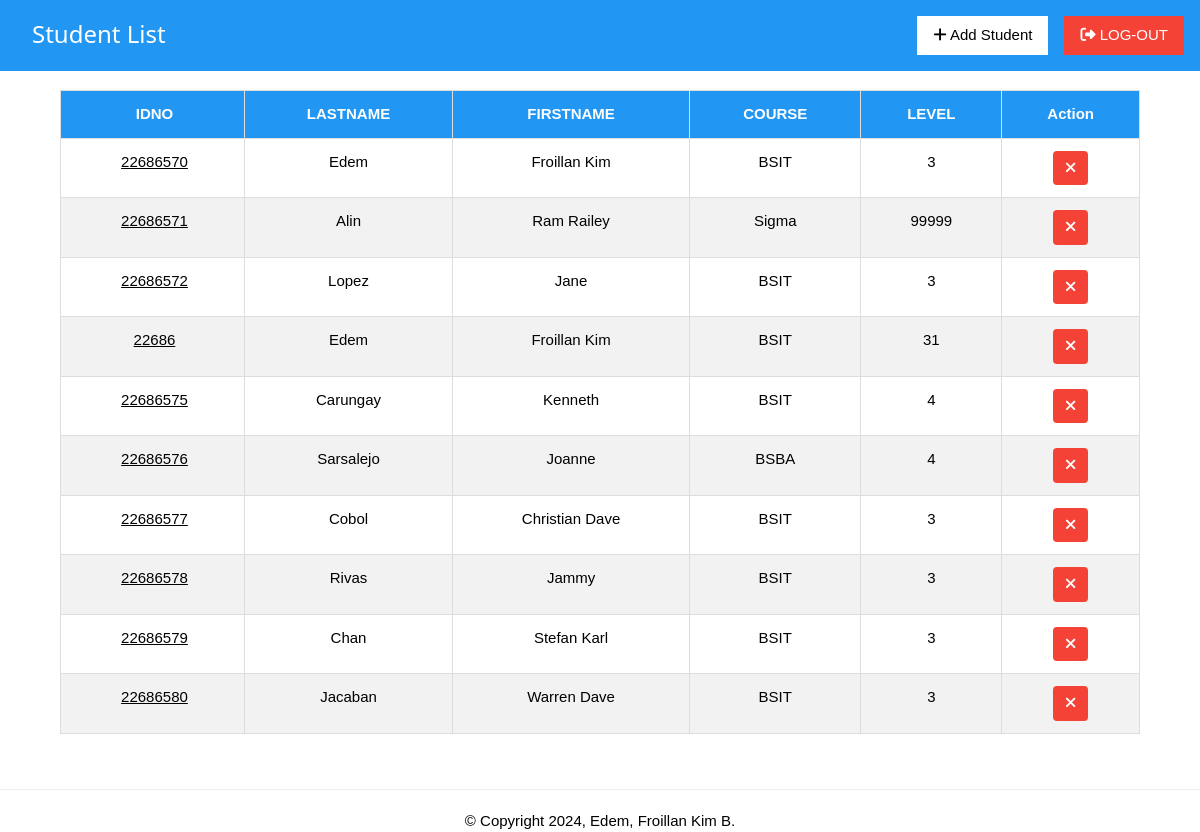
The app's page /students (signed in), older data.
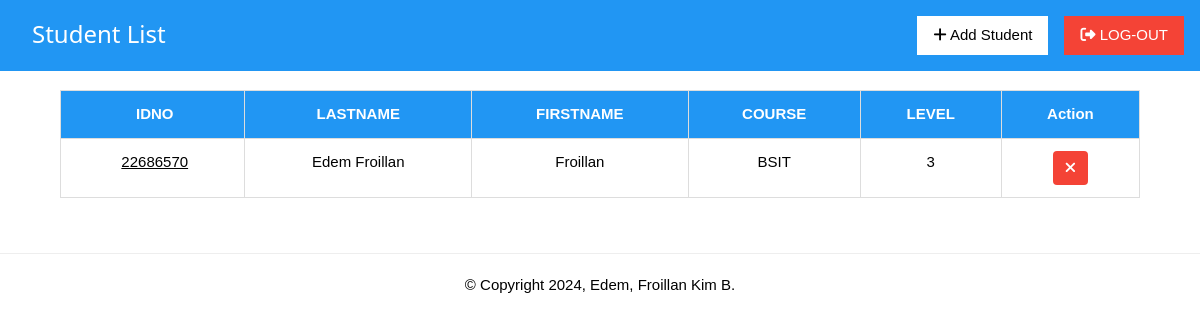
The same page, newer data.
### tables this page shows
CREATE TABLE students (
    id integer primary key autoincrement,
    idno varchar(10) unique not null,
    lastname  varchar(50) not null,
    firstname varchar(50) not null,
    course    varchar(15) not null,
    level    varchar(5) not null,
    image varchar(25) not null
);

### app.py (the view)
@app.route('/students')
def student_list():
    if 'username' in session:
        pagetitle = "Student List"
        return render_template('index.html', data=getall_records('students'), pagetitle=pagetitle, users=get_users())
    else:
        flash("Please log in first!", "warning")
        return redirect(url_for('login'))

### app.py (called while the page is built)
def get_users() -> object:
	return getall_records('students')

@app.after_request
def after_request(response):
    response.headers['Cache-Control'] = 'no-cache, no-store, must-revalidate'
    response.headers['Pragma'] = 'no-cache'
    response.headers['Expires'] = '0'
    return response

### dbhelper.py (called while the page is built)
def getprocess(sql:str) -> list:
	db:object = connect(database)
	cursor:object = db.cursor()
	cursor.row_factory = Row
	cursor.execute(sql)
	data:list = cursor.fetchall()
	cursor.close()
	return data

def getall_records(table:str) -> list:
	sql:str = f'SELECT * FROM `{table}`'
	return getprocess(sql)

### templates/index.html (shortened to what this page needs)
{% extends 'base.html' %}
{% block content %}
<div class='w3-container w3-blue w3-margin-bottom header'>
    <h3 class="w3-left w3-margin-left w3-margin-top">{{ pagetitle }}</h3>
    <nav class="navbar">
        <a href="/logout" class="w3-button w3-red w3-right w3-margin-top w3-margin-bottom" id="logout">
            <i class="fa fa-sign-out-alt"></i> LOG-OUT
        </a>
        <a href="#" class="w3-right w3-button w3-margin-right w3-white w3-margin-top" id="add" onclick="openAddStudentModal()">
            <i class="fa fa-plus"></i> Add Student
        </a>
    </nav>
</div>
<div class="w3-row-padding" id="main_container">
    <div class="w3-full">
        <table class="w3-table-all styled-table" id="table">
            <thead>
                <tr id="tr1">
                    <th class="w3-center">IDNO</th>
                    <th class="w3-center">LASTNAME</th>
                    <th class="w3-center">FIRSTNAME</th>
                    <th class="w3-center">COURSE</th>
                    <th class="w3-center">LEVEL</th>
                    <th class="w3-center">Action</th>
                </tr>
            </thead>
            <tbody>
                {% for user in users %}
                <tr id="tr2">
                    <td class="w3-center" data-cell="IDNO:">
                        <a href="#" onclick="viewrecordstudents('{{ user['image'] }}', '{{ user['idno'] }}', '{{ user['lastname'] }}', '{{ user['firstname'] }}', '{{ user['course'] }}', '{{ user['level'] }}')">
                            {{ user["idno"] }}
                        </a>
                    </td>
                    <td class="w3-center" data-cell="LASTNAME:">{{ user["lastname"] }}</td>
                    <td class="w3-center" data-cell="FIRSTNAME:">{{ user["firstname"] }}</td>
                    <td class="w3-center" data-cell="COURSE:">{{ user["course"] }}</td>
                    <td class="w3-center" data-cell="LEVEL:">{{ user["level"] }}</td>
                    <td class="w3-center" data-cell="ACTION:">
                        <button class="w3-button w3-red delete-btn delete" onclick="openCustomAlert('{{ user['idno'] }}')">
                            <i class="fas fa-times"></i>
                        </button>
                    </td>
                </tr>
                {% endfor %}
            </tbody>
        </table>
    </div>
</div>
{% endblock %}

### templates/base.html (shortened to what this page needs)
<!DOCTYPE html>
<html>
	<head>
		<link rel='stylesheet' href="../static/css/w3.css">
		<link rel="stylesheet" href="{{ url_for('static', filename='font-awesome/css/all.min.css') }}">
	</head>
	<body>
	    <div>
	        {% block content %}
	        {% endblock %}
	    </div>
	    <hr>
	    <div class='w3-center'>
	    	&copy; Copyright 2024, Edem, Froillan Kim B.
	    </div>
	</body>
</html>

### static/css/w3.css (style rules this page uses)
html { box-sizing:border-box }
*,*:before,*:after { box-sizing:inherit }
html { -ms-text-size-adjust:100%;-webkit-text-size-adjust:100% }
body { margin:0 }
article,aside,details,figcaption,figure,footer,header,main,menu,nav,section { display:block }
a { background-color:transparent }
hr { box-sizing:content-box;height:0;overflow:visible }
button,input,select,textarea,optgroup { font:inherit;margin:0 }
button,input { overflow:visible }
button,select { text-transform:none }
button,[type=button],[type=reset],[type=submit] { -webkit-appearance:button }
html,body { font-family:Verdana,sans-serif;font-size:15px;line-height:1.5 }
html { overflow-x:hidden }
h3 { font-size:24px }
h1,h2,h3,h4,h5,h6 { font-family:"Segoe UI",Arial,sans-serif;font-weight:400;margin:10px 0 }
hr { border:0;border-top:1px solid #eee;margin:20px 0 }
a { color:inherit }
.w3-table,.w3-table-all { border-collapse:collapse;border-spacing:0;width:100%;display:table }
.w3-table-all { border:1px solid #ccc }
.w3-bordered tr,.w3-table-all tr { border-bottom:1px solid #ddd }
.w3-table-all tr:nth-child(odd) { background-color:#fff }
.w3-table td,.w3-table th,.w3-table-all td,.w3-table-all th { padding:8px 8px;display:table-cell;text-align:left;vertical-align:top }
.w3-table th:first-child,.w3-table td:first-child,.w3-table-all th:first-child,.w3-table-all td:first-child { padding-left:16px }
.w3-btn,.w3-button { border:none;display:inline-block;padding:8px 16px;vertical-align:middle;overflow:hidden;text-decoration:none;color:inherit;background-color:inherit;text-align:center;cursor:pointer;white-space:nowrap }
.w3-btn,.w3-button { -webkit-touch-callout:none;-webkit-user-select:none;-khtml-user-select:none;-moz-user-select:none;-ms-user-select:none;user-select:none }
.w3-container:after,.w3-container:before,.w3-panel:after,.w3-panel:before,.w3-row:after,.w3-row:before,.w3-row-padding:after,.w3-row-padding:before, .w3-cell-row:before,.w3-cell-row:after,.w3-clear:after,.w3-clear:before,.w3-bar:before,.w3-bar:after { content:"";display:table;clear:both }
.w3-row-padding,.w3-row-padding>.w3-half,.w3-row-padding>.w3-third,.w3-row-padding>.w3-twothird,.w3-row-padding>.w3-threequarter,.w3-row-padding>.w3-quarter,.w3-row-padding>.w3-col { padding:0 8px }
.w3-container,.w3-panel { padding:0.01em 16px }
.w3-center { text-align:center!important }
.w3-margin-top { margin-top:16px!important }
.w3-margin-bottom { margin-bottom:16px!important }
.w3-margin-left { margin-left:16px!important }
.w3-margin-right { margin-right:16px!important }
.w3-left { float:left!important }
.w3-right { float:right!important }
.w3-blue,.w3-hover-blue:hover { color:#fff!important;background-color:#2196F3!important }
.w3-red,.w3-hover-red:hover { color:#fff!important;background-color:#f44336!important }
.w3-white,.w3-hover-white:hover { color:#000!important;background-color:#fff!important }
:root { --bg-color: #1f242d; --main-color: #0ef; }
#main_container { padding: 1rem 5%; }
.header { position: fixed; top: 0; left: 0; width: 100%; background: var(--bg-color); z-index: 100; }
.styled-table { width: 100%; border-collapse: collapse; font-family: Arial, sans-serif; margin-bottom: 20px; margin-top: 5rem; }
.styled-table th, .styled-table td { padding: 12px; border: 1px solid #ddd; text-align: left; }
.styled-table th { background-color: #0074D9; color: white; font-weight: bold; }
.styled-table .delete-btn { background-color: #ff4d4d; color: white; padding: 6px 12px; border: none; cursor: pointer; border-radius: 4px; }
.styled-table .delete-btn i { text-align: center; }
.w3-table-all th { background-color: #2196F3; color: #ffffff; }

Row changes from the older to the newer data that the page shows:
removed students: idno "22686570", lastname "Edem", firstname "Froillan Kim", course "BSIT", level "3"
removed students: idno "22686571", lastname "Alin", firstname "Ram Railey", course "Sigma", level "99999"
removed students: idno "22686572", lastname "Lopez", firstname "Jane", course "BSIT", level "3"
removed students: idno "22686", lastname "Edem", firstname "Froillan Kim", course "BSIT", level "31"
removed students: idno "22686575", lastname "Carungay", firstname "Kenneth", course "BSIT", level "4"
removed students: idno "22686576", lastname "Sarsalejo", firstname "Joanne", course "BSBA", level "4"
removed students: idno "22686577", lastname "Cobol", firstname "Christian Dave", course "BSIT", level "3"
removed students: idno "22686578", lastname "Rivas", firstname "Jammy", course "BSIT", level "3"
removed students: idno "22686579", lastname "Chan", firstname "Stefan Karl", course "BSIT", level "3"
removed students: idno "22686580", lastname "Jacaban", firstname "Warren Dave", course "BSIT", level "3"
added students: idno "22686570", lastname "Edem Froillan", firstname "Froillan", course "BSIT", level "3"
